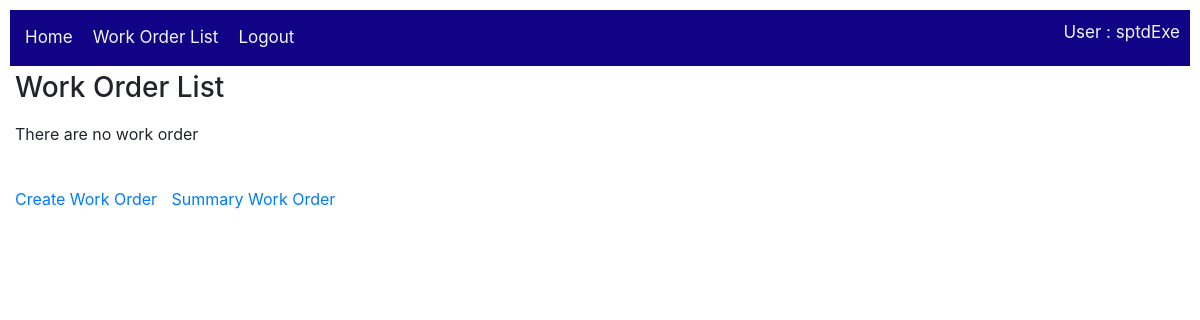
The page /work_order/list/ (signed in) on the database as committed earlier.
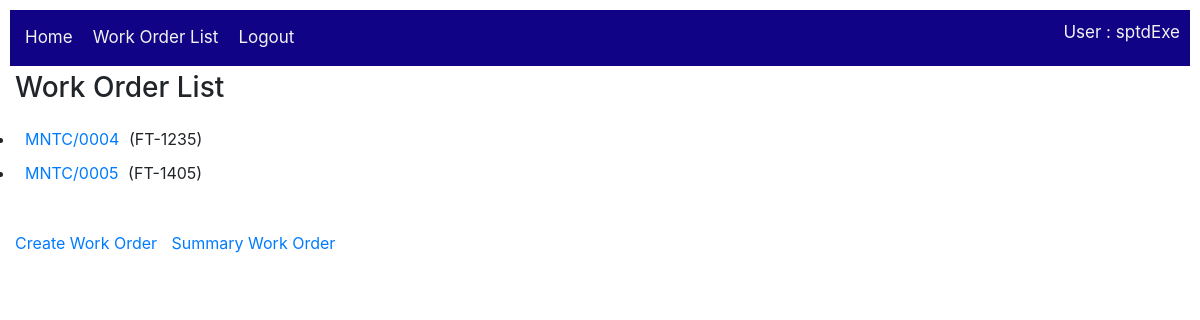
The same page on the database as committed later.
### work_order/models.py (models this page shows, shortened)
class Work_order(models.Model):
    wo_number = models.CharField(max_length=20, null=True)
    tagnumber = models.CharField(max_length=50, null=True)
    problem = models.TextField(max_length=1000, null=True)
    originator = models.ForeignKey(CmmsUser,
        on_delete=models.SET_NULL,
        null=True)
    dest_section = models.ForeignKey(Section,
        on_delete=models.SET_NULL,
        null=True)
    date_open = models.DateField()
    date_finish = models.DateField(null=True)
    status = models.ForeignKey(Action,
        on_delete=models.SET_NULL,
        null=True)
    priority = models.ForeignKey(Wo_priority,
        on_delete=models.SET_NULL,
        null=True)
    current_user_id = models.IntegerField(null=True)
    executor_user_id = models.IntegerField(null=True)
    class Meta:
        ordering = ['originator','status','wo_number']
    def get_absolute_url(self):
        return reverse('work_order:work_order-detail', args=[str(self.id)])

### work_order/views.py (the view, shortened to what this page needs)
# urls.py: path('list/', views.Work_orderListView.as_view(), name='work_orders'),
class Work_orderListView(LoginRequiredMixin, generic.ListView):
    form_class = Wo_search_form
    model = Work_order #prinsipnya dengan ini saja sdh cukup, namun kita perlu tambahan info di bawah ini
    context_object_name = 'user_work_order_list'   # your own name for the list as a template variable
    template_name = 'work_order/user_work_order_list.html'  # Specify your own template name/location
    def get_queryset(self):
        self.wm = WM(self.request.user)
        start_date = self.request.GET.get('start_date')
        end_date = self.request.GET.get('end_date')
        wo_category = self.request.GET.get('wo_category')
        return Work_order.objects.filter(pk__in=self.wm.woOnCurrentUser())
    def get_context_data(self, **kwargs):
        context = super().get_context_data(**kwargs)
        SUMMARY_LIST =['MGR_EXE','SPTD_EXE','SPV_EXE']
        allowSummary = False
        for g in self.request.user.groups.all():
            if g.name in SUMMARY_LIST:
                allowSummary = True
        context['allowSummary'] = allowSummary
        return context

### work_order/generals.py (called while the page is built)
    def woOnCurrentUser(self):
        woListId=[]
        woList = Work_order.objects.filter(current_user_id=self.user.id)
        for g in self.user.groups.all():
            if 'SPV_ORG' == g.name:
                woList = Work_order.objects.filter(current_user_id=self.user.id
                    ).exclude(status=Action.objects.get(name='Close'))
        for wo in woList:
            woListId.append(wo.id)
        return woListId

### work_order/templates/work_order/user_work_order_list.html (shortened to what this page needs)
{% extends "base_work_order.html" %}
{% block content %}
  <h3>Work Order List</h3>
  {% if user_work_order_list %}
  <ul>
    {% for work_order in user_work_order_list %}
      <li>
        <a href="{{ work_order.get_absolute_url }}">{{ work_order.wo_number }}</a> ({{work_order.tagnumber}})
      </li>
    {% endfor %}
  </ul>
  {% else %}
    <p>There are no work order</p>
  {% endif %}
  <div>
    <form action="" method="get">
    </form>
  </div>
      {% if perms.work_order.add_work_order %}
        <a href="{% url 'work_order:work_order-create' %}">Create Work Order</a>
      {% endif %}
      {% if allowSummary %}
          <a href="{% url 'work_order:work_order-summary' %}">Summary Work Order</a>
      {% endif %}
{% endblock %}

Rows that differ between the two databases and show on the page:
now on this page (row edited): Work_order: wo_number "MNTC/0004", tagnumber "FT-1235"
added Work_order: wo_number "MNTC/0005", tagnumber "FT-1405"
Other text that changed with them:
text no longer shown: "There are no work order"
